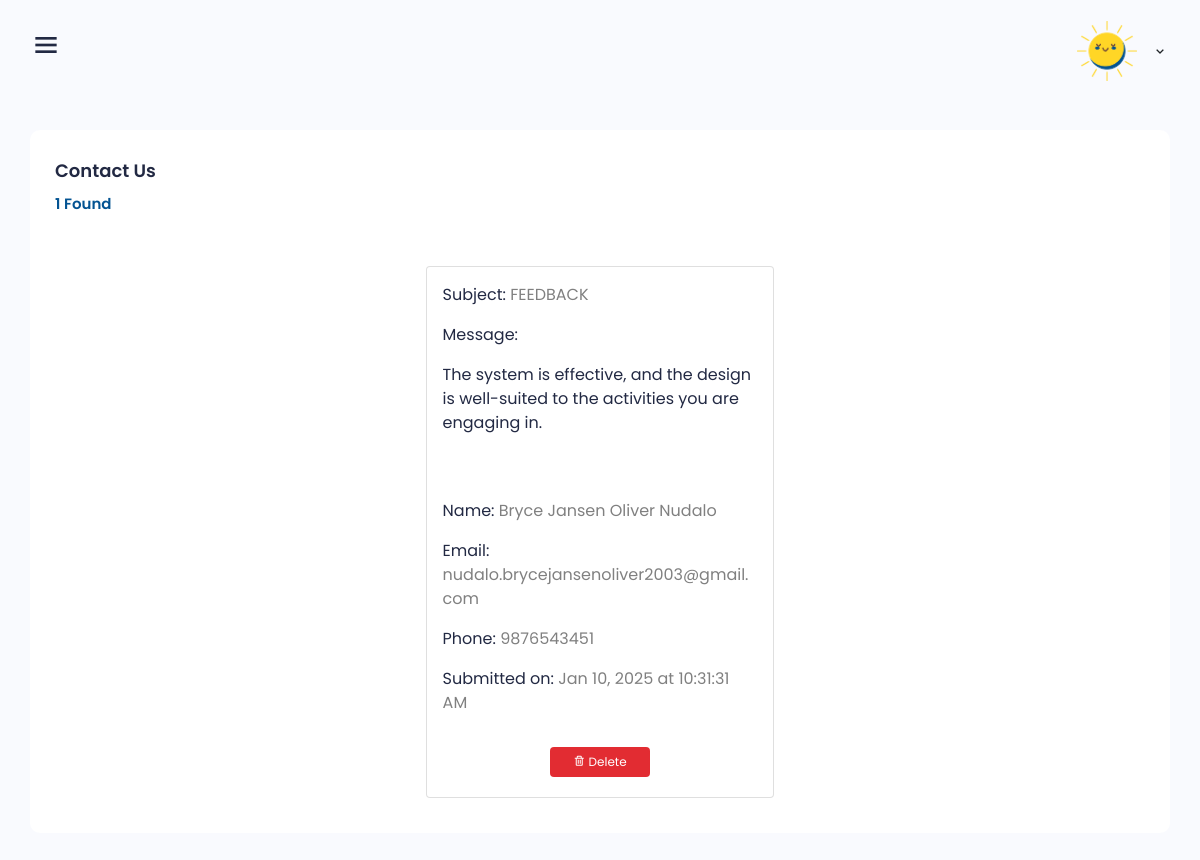
Page /dashboard/admin/contactus.php (signed in) on the committed database.
### tables this page shows
CREATE TABLE `contact_form` (
  `id` int(11) NOT NULL,
  `name` varchar(255) NOT NULL,
  `email` varchar(255) NOT NULL,
  `subject` varchar(255) DEFAULT NULL,
  `message` text NOT NULL,
  `created_at` varchar(255) DEFAULT NULL,
  `phone` varchar(15) NOT NULL,
  `seen` varchar(10) NOT NULL DEFAULT 'no'
);

### dashboard/admin/contactus.php (the view, shortened to what this page needs)
<?php
include '../../db_conn.php';
$sql = "SELECT COUNT(*) AS row_count FROM contact_form";
$result = mysqli_query($conn, $sql);
if ($result) {
    $row = mysqli_fetch_assoc($result);
    $totalRows = $row['row_count'];
} else {
    echo "Error: " . mysqli_error($conn);
}
?>
<!DOCTYPE html>
<html lang="en">
<head>
     <?php include("head.php"); ?>
</head>
<body class="sidebar-expand counter-scroll">
   <?php include("header.php"); ?>
    <div class="main">
<div class="main-content teacher-form">
    <div class="row" style="justify-content: center;">
<div class="col-12 col-xl-12">
    <div class="box" style="overflow-x:auto;">
        <div class="box-body">
            <div style="display: flex; justify-content: space-between;flex-wrap: wrap;margin-bottom: 20px;">
                <h5 class="mb-10 mt-0 font-w600 fs-18 line-h18">Contact Us<br>
                    <span style="font-size: 15px;color: #035392" ><?php echo $totalRows; ?> Found</span>
                </h5>
            </div>
           <?php
include '../../db_conn.php';
$sql = "SELECT * FROM contact_form ORDER BY created_at DESC";
$result = $conn->query($sql);
$contacts = [];
if ($result->num_rows > 0) {
    while ($row = $result->fetch_assoc()) {
        $contacts[] = [
            'id' => $row['id'],
            'name' => $row['name'],
            'email' => $row['email'],
            'subject' => $row['subject'],
            'message' => $row['message'],
            'created_at' => $row['created_at'],
            'phone' => $row['phone']
        ];
    }
}
?>
<div class="card-body pb-0 pt-3" id="contactsContainer" style="display: flex; flex-wrap: wrap; gap: 10px; justify-content: center; padding: 0px;">
    <?php foreach ($contacts as $contact): ?>
        <div class="card contact-card" style="min-width: 32%; height: auto; box-sizing: border-box; margin-bottom: 10px;">
            <div class="card-body">
                <p style="color:#222943">Subject: <span style="color:grey"><?= htmlspecialchars($contact['subject']) ?></span></p>
                <p style="color:#222943">Message: </p>
                <p style="color:#222943"><?= nl2br(htmlspecialchars($contact['message'])) ?></p>
                <br>
                <br>
                <p style="color:#222943">Name: <span style="color:grey"><?= htmlspecialchars($contact['name']) ?></span></p>
                <p style="color:#222943">Email: <span style="color:grey"><?= htmlspecialchars($contact['email']) ?></span></p>
                <p style="color:#222943">Phone: <span style="color:grey"><?= $contact['phone'] ?></span></p>
                <p style="color:#222943">Submitted on: <span style="color:grey"><?= $contact['created_at'] ?></span></p>
            </div>
              <button class="btn btn-danger delete-btn" data-id="<?= htmlspecialchars($contact['id']) ?>" style="font-size: 12px; width: 100px; margin: auto;margin-bottom:20px; " >
                    <i class='bx bx-trash'></i> Delete
                </button>
        </div>
    <?php endforeach; ?>
</div>
        </div>
    </div>
</div>
    </div>
</div>
    </div>
</body>
</html>

### dashboard/css/grid.css (style rules this page uses)
.row { display: flex; flex-wrap: wrap; margin: 0 -15px; }
[class*="col-"] { padding: 0 15px; margin-bottom: 40px; }
.col-12 { width: 100%; }
@media only screen and (max-width: 1700px) { .col-xl-12 { width: 100%; } }

### dashboard/css/responsive.css (style rules this page uses)
@media only screen and (max-width: 1200px) { .main-content { padding: 30px; } }

### dashboard/admin/contactus.php (style rules this page uses)
.card { width: 30%; }

### rows in the picture
contact_form: subject "FEEDBACK", message "The system is effective, and the design is well-suited to the activities you are engaging in.", name "Bryce Jansen Oliver Nudalo", email "nudalo.brycejansenoliver2003@gmail.com", phone "9876543451", created_at "Jan 10, 2025 at 10:31:31 AM"

### other values in the picture
$totalRows "1"
